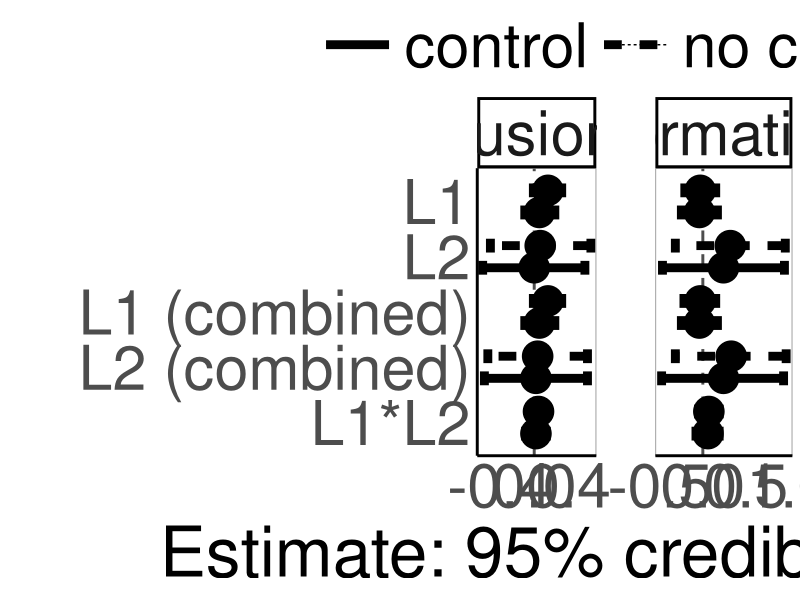
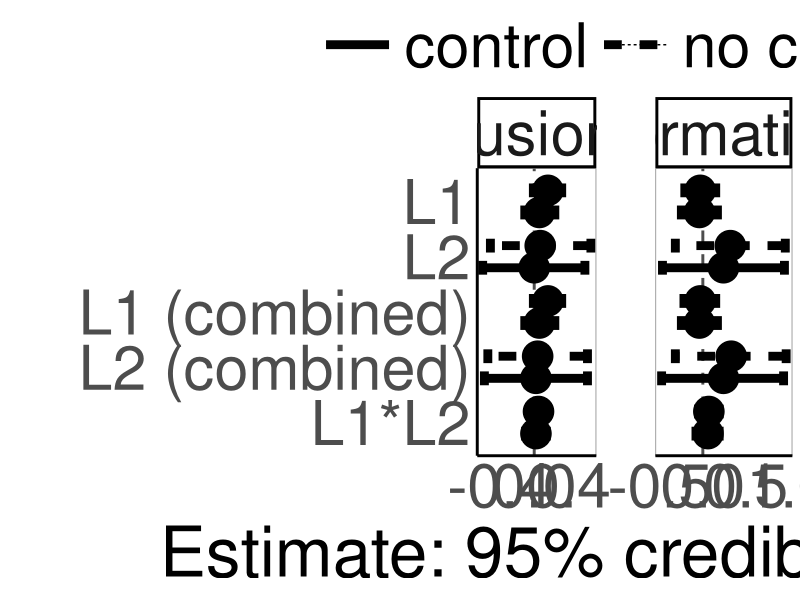
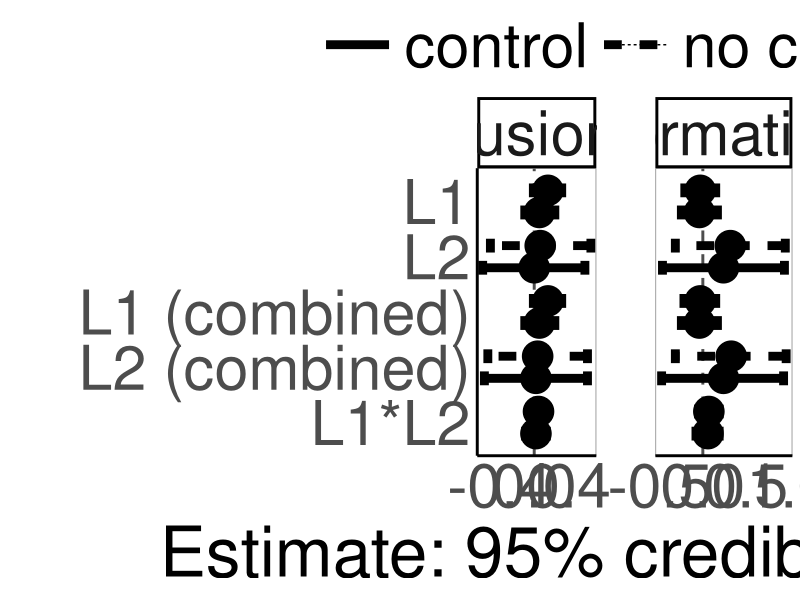
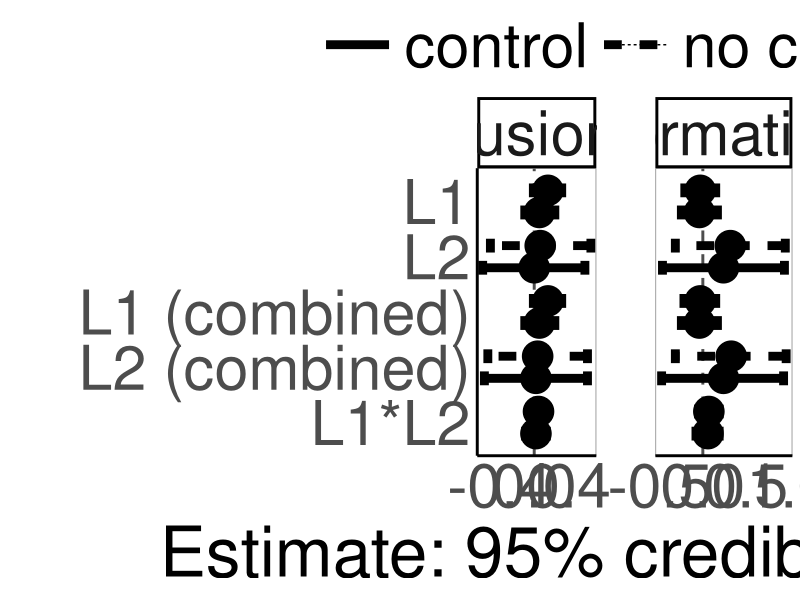
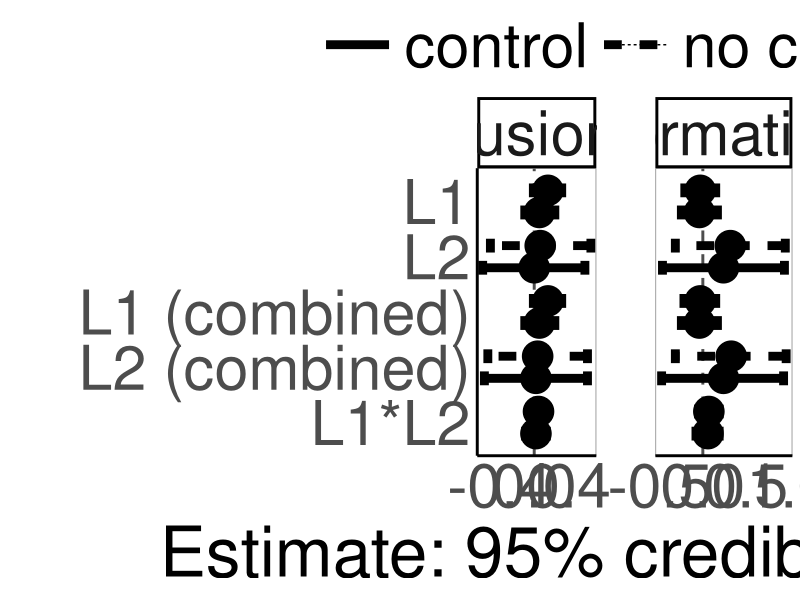
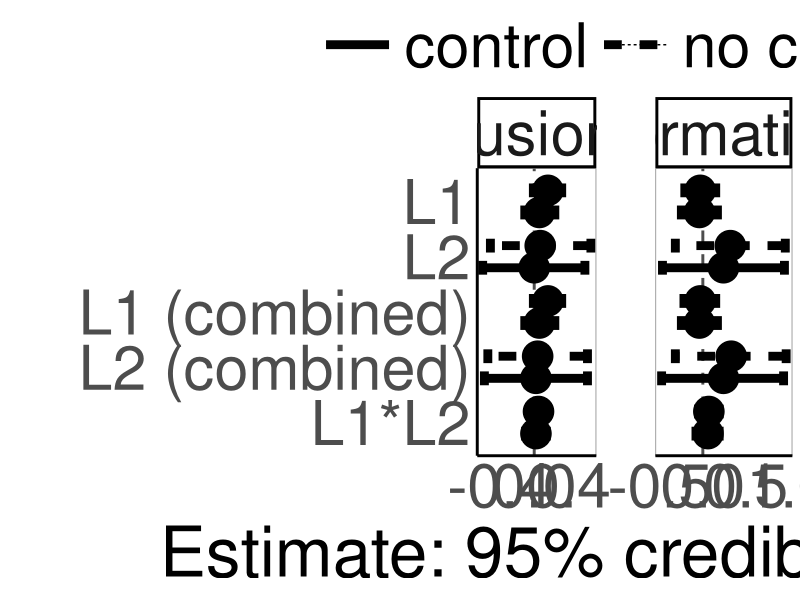

Write R code to recreate these figures, in order.
suppressPackageStartupMessages({
  library(dplyr)
  library(ggplot2)
})

# script was written by Olena Shcherbakova and modified by Sam Passmore

effs_I <-
  read.csv("output_tables_reanalysis/ effects Informativity_L2_social_models .csv")
effs_I$variable <- "informativity"

effs_B <-
  read.csv("output_tables_reanalysis/ effects Boundness_L2_social_models .csv")
effs_B$variable <- "fusion"

effs_B <- effs_B %>%
  rename(lower = 2,
         upper = 4,
         mean = 3)

effs_I <- effs_I %>%
  rename(lower = 2,
         upper = 4,
         mean = 3)

effs_1 <- as.data.frame(rbind(effs_B, effs_I))

effs_1$control <- "yes"

effs_I <-
  read.csv("output_tables_reanalysis/ effects Informativity_L2_social_only_models .csv")
effs_I$variable <- "informativity"

effs_B <-
  read.csv("output_tables_reanalysis/ effects Boundness_L2_social_only_models .csv")
effs_B$variable <- "fusion"

effs_B <- effs_B %>%
  rename(lower = 2,
         upper = 4,
         mean = 3)

effs_I <- effs_I %>%
  rename(lower = 2,
         upper = 4,
         mean = 3)

effs_2 <- as.data.frame(rbind(effs_B, effs_I))
effs_2$control <- "no"

effs_1 <- effs_1 %>%
  rename(lower = 2,
         upper = 4,
         mean = 3)

effs_2 <- effs_2 %>%
  rename(lower = 2,
         upper = 4,
         mean = 3)

effs <- as.data.frame(rbind(effs_1, effs_2))

effs_main <- effs %>%
  rename(lower = 2,
         upper = 4,
         mean = 3) %>%
  filter(!grepl("nonlinear", model)) %>%
  filter(!grepl("SD", effect)) %>%
  filter(!grepl("Intercept", effect))


#removing "(linear)" part within the model column
effs_main$model <- gsub("(\\s*\\(\\w+\\))", "", effs_main$model)

#adding "combined" after L1/L1 proportion where applicable
effs_main$effect <-
  ifelse(
    grepl("L1 speakers\\+", effs_main$model),
    paste(effs_main$effect, "(combined)"),
    effs_main$effect
  )

effs_main <- effs_main %>%
  mutate(
    effect = dplyr::recode(
      effect,
      "L2 proportion (combined)" = "L2 (combined)",
      "L1*L2 proportion" = "L1*L2",
      "L2 proportion" = "L2"
    )
  )

eff_main_plot_df = effs_main %>%
  as.data.frame() %>%
  mutate_if(is.character, as.factor) %>%
  mutate(effect = factor(
    effect,
    levels = c(
      "Education",
      "Official status",
      "Neighbours",
      "L1*L2",
      "L2 (combined)",
      "L1 (combined)",
      "L2",
      "L1"
    )
  )) %>%
  mutate(importance = case_when((lower < 0 &
                                   upper < 0)  ~ "negative",
                                (lower > 0 &
                                   upper > 0)  ~ "positive",
                                (lower < 0 & upper > 0) |
                                  (lower < 0 &
                                     upper == 0) |
                                  (lower == 0 & upper > 0) ~ "no"
  )) %>%
  mutate(importance = as.factor(importance)) %>%
  mutate(importance = factor(
    importance,
    levels = c("no", "positive", "negative"),
    ordered = TRUE
  )) %>% 
  mutate(control = if_else(control == "yes", "control", "no control")) %>% 
  mutate(control = factor(control, levels = c("control", "no control"), ordered = TRUE))

dodge_width <- 0.8

effs_main_plot_bw <- ggplot(eff_main_plot_df,
                            aes(
                              y = effect,
                              x = mean,
                              linetype = control,
                              color = importance
                            )) +
  geom_errorbar(
    aes(xmin = lower, xmax = upper),
    width = 0.5,
    linewidth = 3,
    position = position_dodge(width = dodge_width)
  ) +
  geom_point(size = 10,
             position = position_dodge(width = dodge_width)) +
  geom_line(position = position_dodge(width = dodge_width)) +
  geom_vline(
    aes(xintercept = 0),
    linetype = 2,
    linewidth = 1,
    alpha = 0.7
  ) +
  scale_color_manual(values = c("black", "red3", "steelblue")) +
  ylab("") +
  xlab("Estimate: 95% credible interval") +
  #  theme_light() +
  theme_minimal() +
  facet_grid(. ~ variable, scales = "free_x", space = "free") +
  theme(
    text = element_text(size = 55), # face = "bold"),
    #    legend.text = element_text(size = 25),
    axis.title = element_text(size = 50),
    #    legend.title = element_text(size = 25),
    #    strip.text.x = element_text(size = 25),
    legend.spacing.y = unit(2.7, 'cm'),
    legend.key.width = unit(2, 'cm'),
    legend.direction = "horizontal",
    legend.position = "top",
    legend.title = element_blank(),
    axis.line = element_line(linewidth = 1),
    strip.background = element_rect(color = "black", linewidth = 2),
    panel.spacing.x = unit(15, "mm"),
    panel.grid = element_blank(),
    panel.border = element_rect(color = "gray 50", fill = NA)
  ) +
  guides(color = "none")


effs_main_plot_bw

ggsave(
  file = "output_reanalysis/effects_L2_plot.png",
  plot = effs_main_plot_bw,
  height = 24,
  width = 30,
  dpi = 400
)


effs_main_plot_bw
ggsave(
  file = "output_reanalysis/effects_L2_plot.pdf",
  plot = effs_main_plot_bw,
  height = 22,
  width = 36,
  dpi = 600
)

effs_main_plot_bw
ggsave(
  file = "output_reanalysis/effects_L2_plot.jpeg",
  plot = effs_main_plot_bw,
  height = 22,
  width = 36,
  dpi = 600
)
